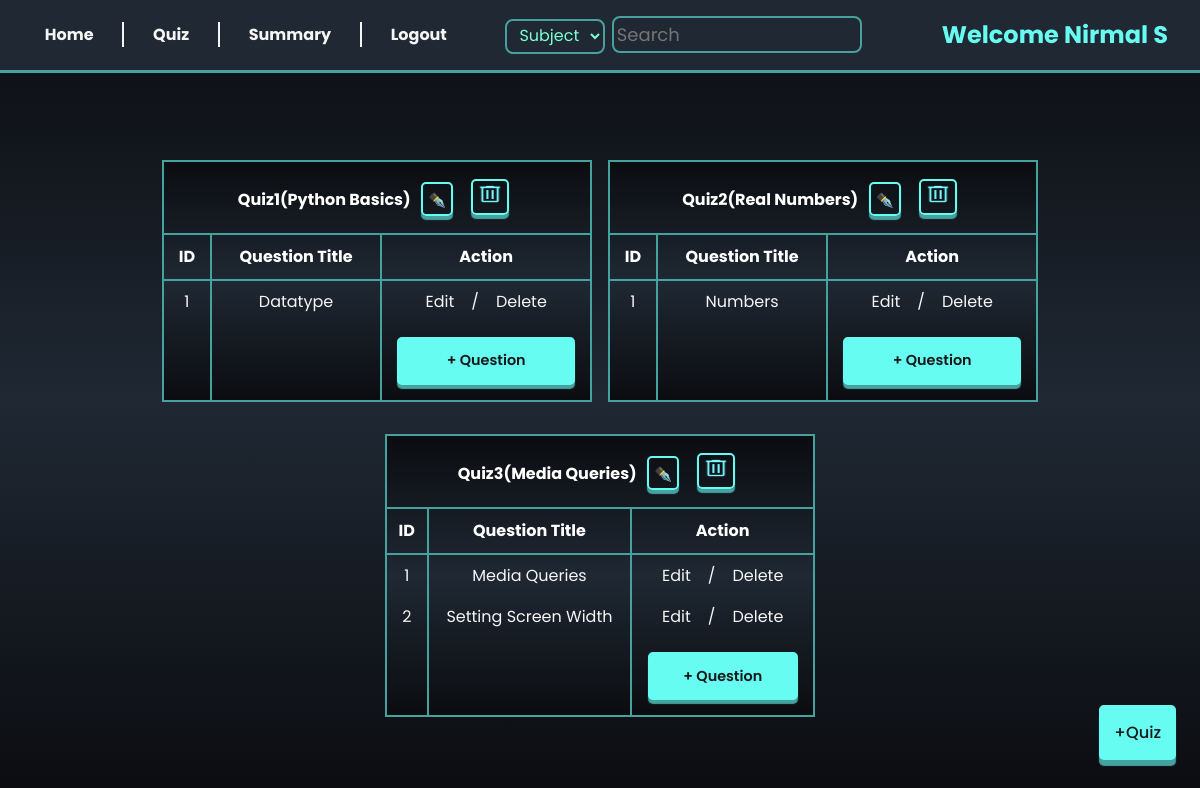
Page /quiz_management (signed in) on the committed database.
### models/models.py (models this page shows)
class Chapter(db.Model):
  id = db.Column(db.Integer, primary_key=True, nullable=False)
  name = db.Column(db.String(50), unique=True, nullable=False)
  description = db.Column(db.String(120), nullable=False)
  subject_id = db.Column(db.Integer, db.ForeignKey('subject.id'), nullable=False)
  questions = db.relationship('Question', backref='chapter', cascade="all, delete-orphan")
  quizes = db.relationship('Quiz', backref='chapter', cascade = "all, delete-orphan")

class Question(db.Model):
  id = db.Column(db.Integer, primary_key=True, nullable=False)
  question_title = db.Column(db.String(255), nullable=False)
  question = db.Column(db.String(120), nullable=False)
  option_1 = db.Column(db.String(120), nullable=False)
  option_2 = db.Column(db.String(120), nullable=False)
  option_3 = db.Column(db.String(120), nullable=False)
  option_4 = db.Column(db.String(120), nullable=False)
  correct_answer = db.Column(db.String(120), nullable=False)
  marks = db.Column(db.Integer(), nullable = False)
  chapter_id = db.Column(db.Integer, db.ForeignKey('chapter.id', ondelete='CASCADE'), nullable = False)
  quiz_id = db.Column(db.Integer, db.ForeignKey('quiz.id', ondelete='CASCADE'), nullable = False)
  attempts = db.relationship('Userattempt', backref='question', cascade="all, delete-orphan", lazy=True)

### controllers/routes.py (the view)
@admin_required
@app.route('/quiz_management')
def quiz_dashboard():
    name = session.get('name')
    quizes = Quiz.query.all()
    chapters = Chapter.query.all()
    return render_template('quiz_management.html', name = name, quizes = quizes, chapters = chapters)

### templates/quiz_management.html (shortened to what this page needs)
{% extends 'base.html' %}
{% block content %}
<div class="admin-container">
    {% include 'admin_nav.html'   %}
        <div class="quiz-list">
            {% set quiz_count = namespace(value=0) %}
            {% for quiz in quizes %}
            <table>
                {% for chapter in chapters %}
                {% if quiz.chapter_id == chapter.id %}
                {% set quiz_count.value = quiz_count.value + 1 %}
                <thead>
                    <tr>
                        <th colspan="3">
                            Quiz{{quiz_count.value}}({{chapter.name | title}})
                            <a href="/update_quiz/{{quiz.id}}" class="button" style="display: inline-block; padding: 6px 5px 3px 5px; background: transparent; ">
                                ✒️
                            </a>
                            <a href="/delete_quiz/{{quiz.id}}" class="button" style="display: inline-block; background:transparent; padding: 2px;">
                                <img style="background: transparent; height: 22px; padding: 0; width: 30px;"
                                    src="../static/delete_32dp_75FBFD_FILL0_wght400_GRAD0_opsz40.png" alt="delete" >
                            </a>
                        </th>
                    </tr>
                    <tr>
                        <th>ID</th>
                        <th>Question Title</th>
                        <th>Action</th>
                    </tr>
                </thead>
                <tbody>
                    {% set ques_count = namespace(value=0) %}
                    {% if chapter.questions %}
                        {% for question in chapter.questions %}
                        {% if quiz.id == question.quiz_id and quiz.chapter_id == chapter.id %}
                        {% set ques_count.value = ques_count.value + 1 %}
                        <tr>
                            <td>{{ques_count.value}}</td>
                            <td>{{question.question_title | title}}</td>
                            <td> <a href="/update_question/{{question.id}}">Edit</a> / <a href="/delete_question/{{question.id}}">Delete</a></td>
                        </tr>
                        {% endif %}
                        {% endfor %}
                    {% else %}
                    <tr><td colspan="3" style="padding: 10px; border-bottom:2px solid var(--accent-color) ;">No questions added</td></tr>
                    {% endif %}
                    <tr>
                        <td></td>
                        <td></td>
                        <td><a href="/new_question/{{quiz.id}}/{{chapter.id}}" class="button">+ Question</a></td>
                    </tr>
                </tbody>
                {% endif %}
                {% endfor %}
            </table>
            {% endfor %}
        </div>
        <div class="new-subject-icon">
            <a href="{{url_for('new_quiz')}}" class="button">+Quiz</a>
        </div>
</div>
{% endblock %}

### static/styles.css (style rules this page uses)
* { padding: 0; margin: 0; outline: 0; list-style: none; text-decoration: none; font-family: 'Poppins', 'system-ui'; box-sizing: border-box; }
:root { --accent-color:#66fcf1; --box-shadow :#45a29e; --text-color :whitesmoke; --light-shade :#1f2833; --dark-shade :#181818; --background: linear-gradient(#0b0c10,#1f2833,#0b0c10); }
body { overflow-x: hidden; width: 100vw; height: 100vh; background:var(--background); background-repeat: no-repeat; background-size: cover; background-attachment: fixed; display: flex; justify-content: center; align-items: center; color: var(--text-color); }
.button { border:2px solid var(--accent-color); cursor: pointer; box-shadow: 0 6px 1px var(--box-shadow); transition: all 250ms ease; border-radius: 5px; background-color: var(--accent-color); color: var(--dark-shade); font-size: 0.9em; font-weight: 500; }
a { color: var(--text-color); text-align: center; padding: 0.8em; margin-top: 1.5em; }

### rows in the picture
Chapter: value "1", name "Python Basics"
Question: value "1", question_title "Datatype"
Chapter: value "2", name "Real Numbers"
Question: value "1", question_title "Numbers"
Chapter: value "3", name "Media Queries"
Question: value "1", question_title "Media Queries"
Question: value "2", question_title "Setting Screen Width"

### other values in the picture
{{ name }} "Nirmal S"
